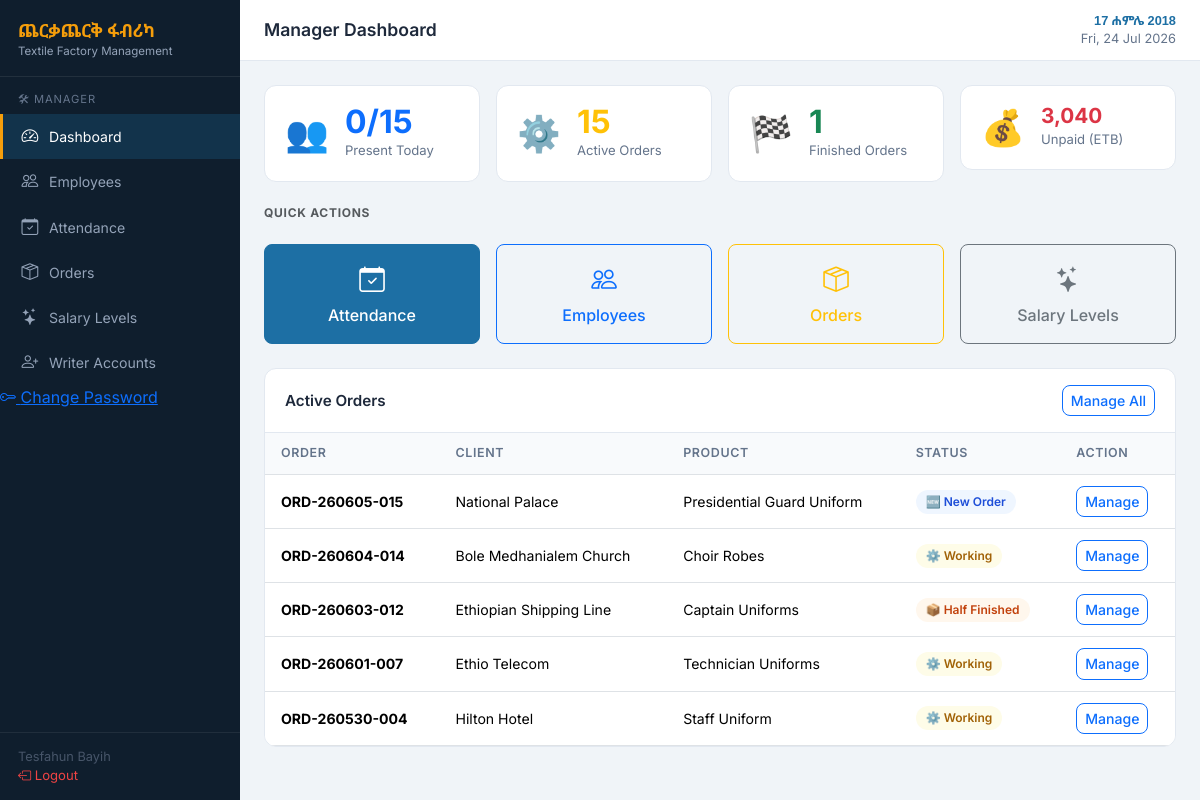
/manager/dashboard.php (signed in), run on the app's committed database.
### tables this page shows
CREATE TABLE `orders` (
  `id` int(11) NOT NULL AUTO_INCREMENT,
  `order_number` varchar(50) NOT NULL,
  `client_name` varchar(100) NOT NULL,
  `product_name` varchar(100) NOT NULL,
  `target_quantity` int(11) NOT NULL,
  `deadline` date DEFAULT NULL,
  `status` enum('new','accepted','working','half_finished','finished') DEFAULT 'new',
  `completed_quantity` int(11) DEFAULT 0,
  `incomplete_reason` text DEFAULT NULL,
  `created_by` int(11) DEFAULT NULL,
  `finished_at` timestamp NULL DEFAULT NULL,
  `created_at` timestamp NOT NULL DEFAULT current_timestamp(),
  `updated_at` timestamp NOT NULL DEFAULT current_timestamp() ON UPDATE current_timestamp(),
  PRIMARY KEY (`id`),
  UNIQUE KEY `order_number` (`order_number`)
);

### includes/functions.php (called while the page is built, shortened)
<?php
function getEmployeeEarned($pdo, $empId) {
    $stmt = $pdo->prepare(
        "SELECT COALESCE(SUM(daily_rate),0) AS total
         FROM attendance WHERE employee_id=? AND status='present'"
    );
    $stmt->execute([$empId]);
    return (float)$stmt->fetchColumn();
}
function getEmployeePaid($pdo, $empId) {
    $stmt = $pdo->prepare(
        "SELECT COALESCE(SUM(amount),0) AS total FROM payments WHERE employee_id=?"
    );
    $stmt->execute([$empId]);
    return (float)$stmt->fetchColumn();
}
function getEmployeeBalance($pdo, $empId) {
    return getEmployeeEarned($pdo, $empId) - getEmployeePaid($pdo, $empId);
}
function orderStatusLabel($status) {
    return [
        'new'           => 'New Order',
        'accepted'      => 'Accepted',
        'working'       => 'Working',
        'half_finished' => 'Half Finished',
        'finished'      => 'Finished',
    ][$status] ?? $status;
}
function orderStatusIcon($status) {
    return [
        'new'           => '🆕',
        'accepted'      => '✅',
        'working'       => '⚙️',
        'half_finished' => '📦',
        'finished'      => '🏁',
    ][$status] ?? '•';
}
function orderStatusClass($status) {
    return [
        'new'           => 'status-new',
        'accepted'      => 'status-accepted',
        'working'       => 'status-working',
        'half_finished' => 'status-half',
        'finished'      => 'status-finished',
    ][$status] ?? '';
}
function sanitize($v) {
    return htmlspecialchars(trim((string)$v), ENT_QUOTES, 'UTF-8');
}

### manager/dashboard.php (the view, shortened to what this page needs)
<?php
require_once __DIR__ . '/../config/db.php';
require_once __DIR__ . '/../includes/functions.php';
$todayPresent = (int)$pdo->query("SELECT COUNT(*) FROM attendance WHERE work_date=CURDATE() AND status='present'")->fetchColumn();
$totalEmp     = (int)$pdo->query("SELECT COUNT(*) FROM employees WHERE is_active=1")->fetchColumn();
$activeOrders = (int)$pdo->query("SELECT COUNT(*) FROM orders WHERE status NOT IN ('finished')")->fetchColumn();
$finishedOrders = (int)$pdo->query("SELECT COUNT(*) FROM orders WHERE status='finished'")->fetchColumn();
$unpaidTotal = 0.0;
foreach ($pdo->query("SELECT id FROM employees WHERE is_active=1")->fetchAll() as $e) {
    $unpaidTotal += getEmployeeBalance($pdo, $e['id']);
}
$recentOrders = $pdo->query("SELECT * FROM orders WHERE status != 'finished' ORDER BY updated_at DESC LIMIT 5")->fetchAll();
include __DIR__ . '/../includes/header.php';
?>
<div class="row g-3 mb-4">
  <div class="col-6 col-md-3"><div class="stat-card"><div class="stat-icon">👥</div><div>
    <div class="stat-val text-primary"><?= $todayPresent ?>/<?= $totalEmp ?></div>
    <div class="stat-label">Present Today</div>
  </div></div></div>
  <div class="col-6 col-md-3"><div class="stat-card"><div class="stat-icon">⚙️</div><div>
    <div class="stat-val text-warning"><?= $activeOrders ?></div>
    <div class="stat-label">Active Orders</div>
  </div></div></div>
  <div class="col-6 col-md-3"><div class="stat-card"><div class="stat-icon">🏁</div><div>
    <div class="stat-val text-success"><?= $finishedOrders ?></div>
    <div class="stat-label">Finished Orders</div>
  </div></div></div>
  <div class="col-6 col-md-3"><div class="stat-card"><div class="stat-icon">💰</div><div>
    <div class="stat-val text-danger" style="font-size:1.3rem"><?= number_format($unpaidTotal) ?></div>
    <div class="stat-label">Unpaid (ETB)</div>
  </div></div></div>
</div>
<div class="row g-3 mb-4">
  <div class="col-12"><h6 class="text-muted fw-bold text-uppercase" style="font-size:.75rem;letter-spacing:.06em">Quick Actions</h6></div>
  <div class="col-6 col-md-3">
    <a href="attendance.php" class="btn btn-primary btn-lg w-100 py-3">
      <i class="bi bi-calendar-check d-block" style="font-size:1.6rem;margin-bottom:4px"></i>Attendance
    </a>
  </div>
  <div class="col-6 col-md-3">
    <a href="employees.php" class="btn btn-outline-primary btn-lg w-100 py-3">
      <i class="bi bi-people d-block" style="font-size:1.6rem;margin-bottom:4px"></i>Employees
    </a>
  </div>
  <div class="col-6 col-md-3">
    <a href="orders.php" class="btn btn-outline-warning btn-lg w-100 py-3">
      <i class="bi bi-box-seam d-block" style="font-size:1.6rem;margin-bottom:4px"></i>Orders
    </a>
  </div>
  <div class="col-6 col-md-3">
    <a href="levels.php" class="btn btn-outline-secondary btn-lg w-100 py-3">
      <i class="bi bi-stars d-block" style="font-size:1.6rem;margin-bottom:4px"></i>Salary Levels
    </a>
  </div>
</div>
<div class="table-card">
  <div class="tc-head">
    <h5>Active Orders</h5>
    <a href="orders.php" class="btn btn-sm btn-outline-primary">Manage All</a>
  </div>
  <table class="table table-hover">
    <thead><tr><th>Order</th><th>Client</th><th>Product</th><th>Status</th><th>Action</th></tr></thead>
    <tbody>
    <?php if (!$recentOrders): ?>
      <tr><td colspan="5" class="text-center py-4 text-muted">No active orders</td></tr>
    <?php else: foreach ($recentOrders as $o): ?>
      <tr>
        <td><strong><?= sanitize($o['order_number']) ?></strong></td>
        <td><?= sanitize($o['client_name']) ?></td>
        <td><?= sanitize($o['product_name']) ?></td>
        <td><span class="status-badge <?= orderStatusClass($o['status']) ?>"><?= orderStatusIcon($o['status']).' '.orderStatusLabel($o['status']) ?></span></td>
        <td><a href="orders.php" class="btn btn-sm btn-outline-primary">Manage</a></td>
      </tr>
    <?php endforeach; endif; ?>
    </tbody>
  </table>
</div>
<?php include __DIR__ . '/../includes/footer.php'; ?>

### includes/header.php (style rules this page uses)
:root { --primary: #1d6fa4; --primary-d: #155a87; --accent: #f59e0b; --sidebar-w: 240px; --bg: #f0f4f8; --card-bg: #ffffff; --text: #1e293b; --muted: #64748b; --border: #e2e8f0; --success: #059669; --danger: #dc2626; --warning: #d97706; }
*, *::before, *::after { box-sizing: border-box; }
body { font-family: 'Inter', 'Noto Sans Ethiopic', sans-serif; background: var(--bg); color: var(--text); margin: 0; min-height: 100vh; }
.stat-card { background: var(--card-bg); border-radius: 12px; padding: 20px; border: 1px solid var(--border); display: flex; align-items: center; gap: 16px; }
.stat-icon { font-size: 2.2rem; line-height: 1; }
.stat-val { font-size: 2rem; font-weight: 700; line-height: 1; }
.stat-label { font-size: .82rem; color: var(--muted); margin-top: 3px; }
.table-card { background: var(--card-bg); border-radius: 12px; padding: 0; border: 1px solid var(--border); overflow: hidden; }
.table-card .tc-head { padding: 16px 20px; border-bottom: 1px solid var(--border); display: flex; align-items: center; justify-content: space-between; }
.table-card .tc-head h5 { margin: 0; font-size: .95rem; font-weight: 600; }
.table { margin: 0; font-size: .88rem; }
.table th { background: #f8fafc; color: var(--muted); font-size: .78rem; text-transform: uppercase; letter-spacing: .05em; font-weight: 600; border-top: none; }
.table td, .table th { padding: 11px 16px; vertical-align: middle; }
.status-badge { display: inline-flex; align-items: center; gap: 5px; padding: 3px 10px; border-radius: 20px; font-size: .75rem; font-weight: 600; white-space: nowrap; }
.status-new { background: #eff6ff; color: #1d4ed8; }
.status-working { background: #fefce8; color: #a16207; }
.status-half { background: #fff7ed; color: #c2410c; }
.btn { font-size: .88rem; font-weight: 500; border-radius: 8px; }
.btn-lg { font-size: 1rem; padding: 10px 22px; }
.btn-primary { background: var(--primary); border-color: var(--primary); }

### data on the page
orders: order_number "ORD-260605-015", client_name "National Palace", product_name "Presidential Guard Uniform", status "🆕", status "New Order"
orders: order_number "ORD-260604-014", client_name "Bole Medhanialem Church", product_name "Choir Robes", status "⚙️", status "Working"
orders: order_number "ORD-260603-012", client_name "Ethiopian Shipping Line", product_name "Captain Uniforms", status "📦", status "Half Finished"
orders: order_number "ORD-260601-007", client_name "Ethio Telecom", product_name "Technician Uniforms", status "⚙️", status "Working"
orders: order_number "ORD-260530-004", client_name "Hilton Hotel", product_name "Staff Uniform", status "⚙️", status "Working"

### other printed values
$user['name'] "Tesfahun Bayih"
$pageTitle "Manager Dashboard"
todayEthiopian() "17 ሐምሌ 2018"
$todayPresent "0"
$totalEmp "15"
$activeOrders "15"
$finishedOrders "1"
$unpaidTotal "3,040"
